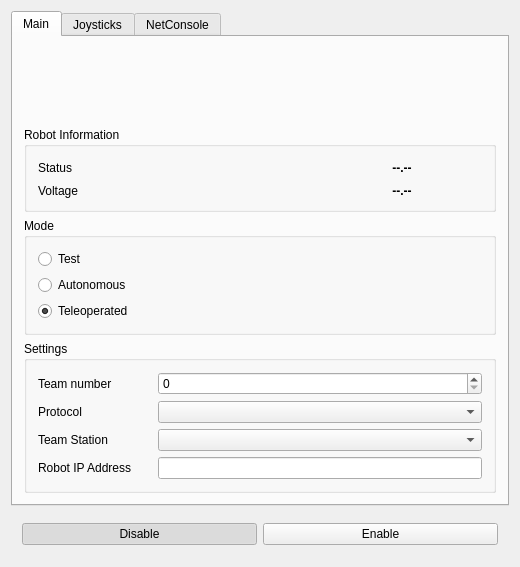
<?xml version="1.0" encoding="UTF-8"?>
<ui version="4.0">
 <class>Window</class>
 <widget class="QMainWindow" name="Window">
  <property name="geometry">
   <rect>
    <x>0</x>
    <y>0</y>
    <width>520</width>
    <height>567</height>
   </rect>
  </property>
  <property name="windowTitle">
   <string>SimpleDS</string>
  </property>
  <widget class="QWidget" name="centralWidget">
   <layout class="QVBoxLayout" name="verticalLayout">
    <item>
     <widget class="QTabWidget" name="TabWidget">
      <property name="currentIndex">
       <number>0</number>
      </property>
      <widget class="QWidget" name="MainTab">
       <attribute name="title">
        <string>Main</string>
       </attribute>
       <layout class="QVBoxLayout" name="verticalLayout_4">
        <item>
         <widget class="QWidget" name="widget" native="true">
          <layout class="QHBoxLayout" name="horizontalLayout">
           <item>
            <widget class="QLabel" name="FRCLogo">
             <property name="text">
              <string/>
             </property>
             <property name="pixmap">
              <pixmap resource="../resources/resources.qrc">:/pixmaps/frc-logo.png</pixmap>
             </property>
             <property name="scaledContents">
              <bool>false</bool>
             </property>
             <property name="alignment">
              <set>Qt::AlignCenter</set>
             </property>
            </widget>
           </item>
          </layout>
         </widget>
        </item>
        <item>
         <widget class="QGroupBox" name="groupBox">
          <property name="title">
           <string>Robot Information</string>
          </property>
          <layout class="QGridLayout" name="gridLayout">
           <item row="0" column="0">
            <widget class="QLabel" name="statusLabel">
             <property name="text">
              <string>Status</string>
             </property>
            </widget>
           </item>
           <item row="0" column="2">
            <widget class="QLabel" name="Status">
             <property name="minimumSize">
              <size>
               <width>160</width>
               <height>0</height>
              </size>
             </property>
             <property name="font">
              <font>
               <weight>75</weight>
               <bold>true</bold>
              </font>
             </property>
             <property name="text">
              <string>--.--</string>
             </property>
             <property name="alignment">
              <set>Qt::AlignCenter</set>
             </property>
            </widget>
           </item>
           <item row="2" column="0">
            <widget class="QLabel" name="voltageLabel">
             <property name="text">
              <string>Voltage</string>
             </property>
            </widget>
           </item>
           <item row="2" column="2">
            <widget class="QLabel" name="Voltage">
             <property name="minimumSize">
              <size>
               <width>160</width>
               <height>0</height>
              </size>
             </property>
             <property name="font">
              <font>
               <weight>75</weight>
               <bold>true</bold>
              </font>
             </property>
             <property name="text">
              <string>--.--</string>
             </property>
             <property name="alignment">
              <set>Qt::AlignCenter</set>
             </property>
            </widget>
           </item>
           <item row="0" column="1">
            <spacer name="horizontalSpacer">
             <property name="orientation">
              <enum>Qt::Horizontal</enum>
             </property>
             <property name="sizeType">
              <enum>QSizePolicy::MinimumExpanding</enum>
             </property>
             <property name="sizeHint" stdset="0">
              <size>
               <width>20</width>
               <height>20</height>
              </size>
             </property>
            </spacer>
           </item>
          </layout>
         </widget>
        </item>
        <item>
         <widget class="QGroupBox" name="ModesBox">
          <property name="title">
           <string>Mode</string>
          </property>
          <layout class="QVBoxLayout" name="verticalLayout_2">
           <item>
            <widget class="QRadioButton" name="Test">
             <property name="text">
              <string>Test</string>
             </property>
             <attribute name="buttonGroup">
              <string notr="true">ModesGroup</string>
             </attribute>
            </widget>
           </item>
           <item>
            <widget class="QRadioButton" name="Autonomous">
             <property name="text">
              <string>Autonomous</string>
             </property>
             <attribute name="buttonGroup">
              <string notr="true">ModesGroup</string>
             </attribute>
            </widget>
           </item>
           <item>
            <widget class="QRadioButton" name="Teleoperated">
             <property name="text">
              <string>Teleoperated</string>
             </property>
             <property name="checked">
              <bool>true</bool>
             </property>
             <attribute name="buttonGroup">
              <string notr="true">ModesGroup</string>
             </attribute>
            </widget>
           </item>
          </layout>
         </widget>
        </item>
        <item>
         <widget class="QGroupBox" name="SettingsBox">
          <property name="title">
           <string>Settings</string>
          </property>
          <layout class="QGridLayout" name="gridLayout_2">
           <item row="1" column="0">
            <widget class="QLabel" name="ProtocolLAbel">
             <property name="text">
              <string>Protocol</string>
             </property>
            </widget>
           </item>
           <item row="1" column="2">
            <widget class="QComboBox" name="Protocols"/>
           </item>
           <item row="0" column="2">
            <widget class="QSpinBox" name="TeamNumber">
             <property name="maximum">
              <number>9999</number>
             </property>
            </widget>
           </item>
           <item row="2" column="0">
            <widget class="QLabel" name="TeamStationLabel">
             <property name="text">
              <string>Team Station</string>
             </property>
            </widget>
           </item>
           <item row="2" column="2">
            <widget class="QComboBox" name="TeamStation"/>
           </item>
           <item row="0" column="0">
            <widget class="QLabel" name="TeamLabel">
             <property name="text">
              <string>Team number</string>
             </property>
            </widget>
           </item>
           <item row="0" column="1">
            <spacer name="Spacer">
             <property name="orientation">
              <enum>Qt::Horizontal</enum>
             </property>
             <property name="sizeType">
              <enum>QSizePolicy::Fixed</enum>
             </property>
             <property name="sizeHint" stdset="0">
              <size>
               <width>20</width>
               <height>0</height>
              </size>
             </property>
            </spacer>
           </item>
           <item row="3" column="0">
            <widget class="QLabel" name="RobotIPLabel">
             <property name="text">
              <string>Robot IP Address</string>
             </property>
            </widget>
           </item>
           <item row="3" column="2">
            <widget class="QLineEdit" name="RobotIP"/>
           </item>
          </layout>
         </widget>
        </item>
       </layout>
      </widget>
      <widget class="QWidget" name="JoysticksTab">
       <attribute name="title">
        <string>Joysticks</string>
       </attribute>
       <layout class="QVBoxLayout" name="verticalLayout_6">
        <item>
         <widget class="QLabel" name="Joystick">
          <property name="minimumSize">
           <size>
            <width>450</width>
            <height>208</height>
           </size>
          </property>
          <property name="text">
           <string/>
          </property>
          <property name="pixmap">
           <pixmap resource="../resources/resources.qrc">:/pixmaps/joystick.png</pixmap>
          </property>
          <property name="scaledContents">
           <bool>false</bool>
          </property>
          <property name="alignment">
           <set>Qt::AlignCenter</set>
          </property>
         </widget>
        </item>
        <item>
         <widget class="QTableWidget" name="Table">
          <property name="enabled">
           <bool>true</bool>
          </property>
          <property name="sizeAdjustPolicy">
           <enum>QAbstractScrollArea::AdjustToContents</enum>
          </property>
          <property name="editTriggers">
           <set>QAbstractItemView::NoEditTriggers</set>
          </property>
          <attribute name="horizontalHeaderDefaultSectionSize">
           <number>450</number>
          </attribute>
          <attribute name="horizontalHeaderMinimumSectionSize">
           <number>450</number>
          </attribute>
          <row>
           <property name="text">
            <string>Left Stick</string>
           </property>
          </row>
          <row>
           <property name="text">
            <string>Right Stick</string>
           </property>
          </row>
          <row>
           <property name="text">
            <string>A, B, X, Y</string>
           </property>
          </row>
          <row>
           <property name="text">
            <string>Left Trigger</string>
           </property>
          </row>
          <row>
           <property name="text">
            <string>Right Trigger</string>
           </property>
          </row>
          <row>
           <property name="text">
            <string>Left Bumper</string>
           </property>
          </row>
          <row>
           <property name="text">
            <string>Right Bumper</string>
           </property>
          </row>
          <row>
           <property name="text">
            <string>D-Pad</string>
           </property>
          </row>
          <column>
           <property name="text">
            <string>Keyboard Assignment</string>
           </property>
          </column>
          <item row="0" column="0">
           <property name="text">
            <string>W,A,S,D</string>
           </property>
          </item>
          <item row="1" column="0">
           <property name="text">
            <string>I,J,K,L</string>
           </property>
          </item>
          <item row="2" column="0">
           <property name="text">
            <string>0,1,2,3</string>
           </property>
          </item>
          <item row="3" column="0">
           <property name="text">
            <string>Q &amp; E</string>
           </property>
          </item>
          <item row="4" column="0">
           <property name="text">
            <string>U &amp; O</string>
           </property>
          </item>
          <item row="5" column="0">
           <property name="text">
            <string>4</string>
           </property>
          </item>
          <item row="6" column="0">
           <property name="text">
            <string>5</string>
           </property>
          </item>
          <item row="7" column="0">
           <property name="text">
            <string>Arrows</string>
           </property>
          </item>
         </widget>
        </item>
       </layout>
      </widget>
      <widget class="QWidget" name="NetConsoleTab">
       <attribute name="title">
        <string>NetConsole</string>
       </attribute>
       <layout class="QVBoxLayout" name="verticalLayout_3">
        <item>
         <widget class="QLabel" name="MessagesLabel">
          <property name="text">
           <string>Messages:</string>
          </property>
         </widget>
        </item>
        <item>
         <widget class="QTextBrowser" name="Console">
          <property name="font">
           <font>
            <stylestrategy>PreferAntialias</stylestrategy>
           </font>
          </property>
         </widget>
        </item>
       </layout>
      </widget>
     </widget>
    </item>
    <item>
     <spacer name="WindowSpacer">
      <property name="orientation">
       <enum>Qt::Vertical</enum>
      </property>
      <property name="sizeType">
       <enum>QSizePolicy::Expanding</enum>
      </property>
      <property name="sizeHint" stdset="0">
       <size>
        <width>20</width>
        <height>32</height>
       </size>
      </property>
     </spacer>
    </item>
    <item>
     <widget class="QWidget" name="Buttons" native="true">
      <layout class="QHBoxLayout" name="horizontalLayout_2">
       <item>
        <widget class="QPushButton" name="Disable">
         <property name="text">
          <string>Disable</string>
         </property>
         <property name="checkable">
          <bool>true</bool>
         </property>
         <property name="checked">
          <bool>true</bool>
         </property>
         <attribute name="buttonGroup">
          <string notr="true">StatusGroup</string>
         </attribute>
        </widget>
       </item>
       <item>
        <widget class="QPushButton" name="Enable">
         <property name="text">
          <string>Enable</string>
         </property>
         <property name="checkable">
          <bool>true</bool>
         </property>
         <attribute name="buttonGroup">
          <string notr="true">StatusGroup</string>
         </attribute>
        </widget>
       </item>
      </layout>
     </widget>
    </item>
   </layout>
  </widget>
 </widget>
 <layoutdefault spacing="6" margin="11"/>
 <resources>
  <include location="../resources/resources.qrc"/>
 </resources>
 <connections/>
 <buttongroups>
  <buttongroup name="StatusGroup"/>
  <buttongroup name="ModesGroup"/>
 </buttongroups>
</ui>
